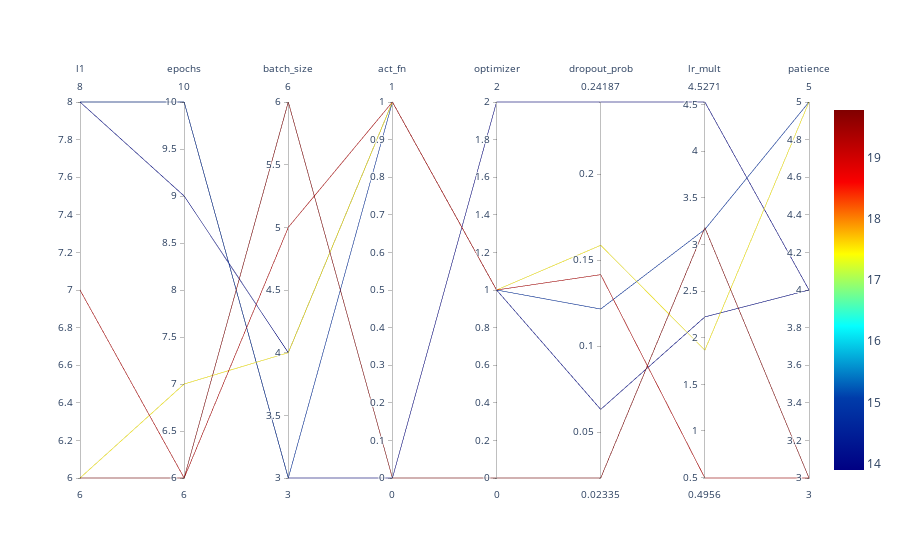

The notebook cell saved with this chart:
### Markdown cell above
### Parallel Coordinates Plot

### Code cell
#| fig-cap: Parallel coordinates plots
spot_tuner.parallel_plot()

### Figure 1 — Plotly figure (JSON) as saved in the notebook; plotly's stock layout.template omitted (floating-point values rounded to 4 significant figures)
{"data": [{"dimensions": [{"label": "l1", "range": [6, 8], "values": [8, 7, 8, 6, 6, 8]}, {"label": "epochs", "range": [6, 10], "values": [9, 6, 10, 6, 7, 10]}, {"label": "batch_size", "range": [3, 6], "values": [4, 5, 3, 6, 4, 3]}, {"label": "act_fn", "range": [0, 1], "values": [1, 1, 0, 0, 1, 1]}, {"label": "optimizer", "range": [0, 2], "values": [1, 1, 2, 0, 1, 1]}, {"label": "dropout_prob", "range": [0.02335, 0.2419], "values": [0.06321, 0.1415, 0.2419, 0.02335, 0.1586, 0.1216]}, {"label": "lr_mult", "range": [0.4956, 4.527], "values": [2.223, 0.4956, 4.527, 3.179, 1.866, 3.161]}, {"label": "patience", "range": [3, 5], "values": [4, 3, 4, 3, 5, 5]}], "line": {"cmax": 19.79, "cmin": 13.89, "color": [14.05, 19.28, 13.89, 19.79, 17.48, 14.8], "colorscale": [[0, "rgb(0,0,131)"], [0.2, "rgb(0,60,170)"], [0.4, "rgb(5,255,255)"], [0.6, "rgb(255,255,0)"], [0.8, "rgb(250,0,0)"], [1, "rgb(128,0,0)"]], "showscale": true}, "type": "parcoords"}], "layout": {}}
